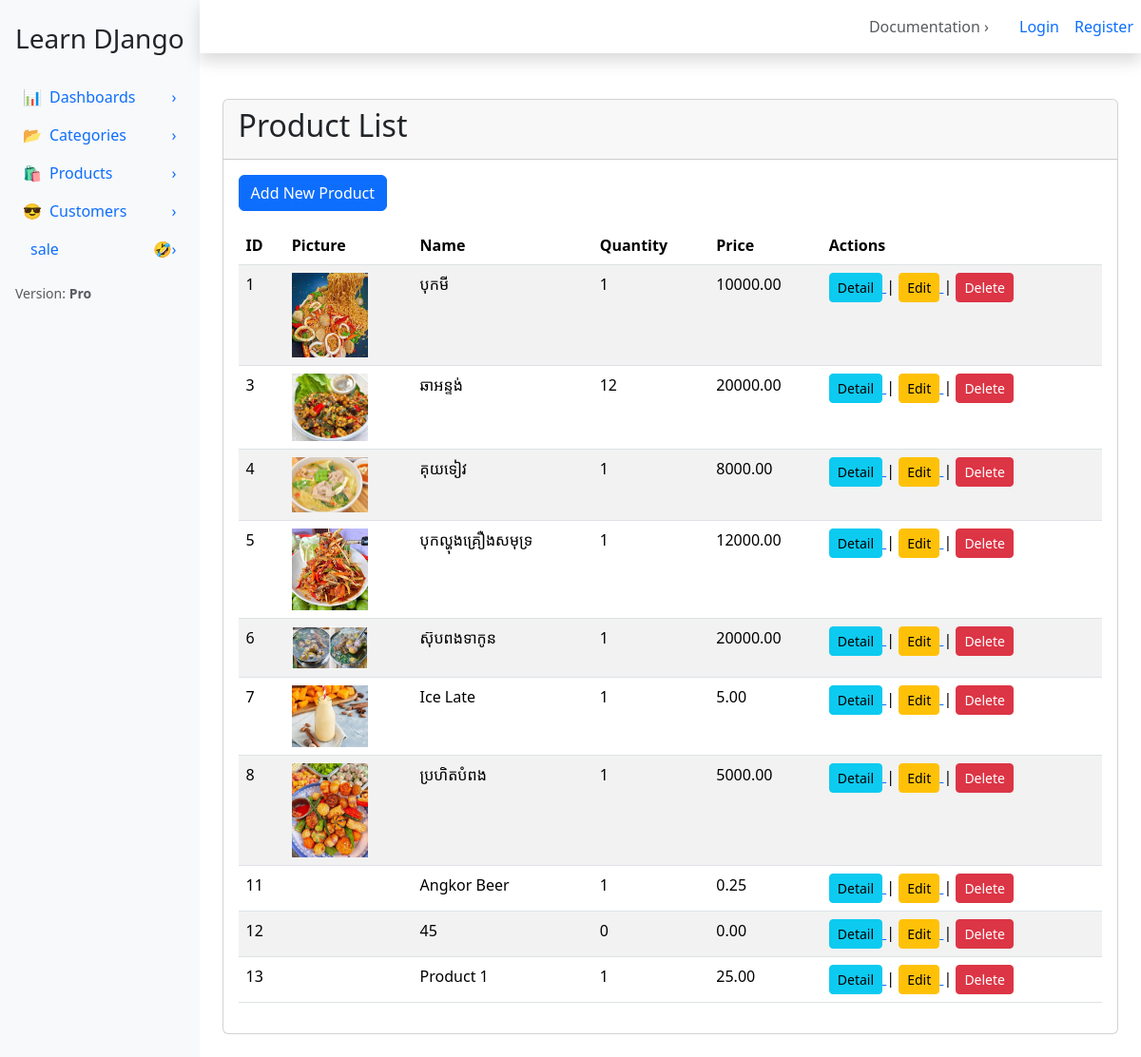
The app's page /product/ with its own data.
### apps/product/models.py (models this page shows, shortened)
class Product(models.Model):
    name = models.CharField(max_length=200)
    photo = models.ImageField(upload_to='products_photo/', blank=True, null=True)
    quantity = models.PositiveIntegerField(default=0)
    price = models.DecimalField(max_digits=10, decimal_places=2, default=0)
    category = models.ForeignKey(
        Category,
        on_delete=models.CASCADE,
        related_name='products',
        blank=True,
        null=True
    )

### apps/product/views.py (the view)
# urls.py: path('', ProductListView.as_view(), name='product_list'),
class ProductListView(ListView):
    model = Product
    template_name = 'product/list_product.html'
    context_object_name = 'products'

### apps/product/templates/product/list_product.html
{% extends 'base.html' %}
{% block content %}
<div class="card">
    <div class="card-header">
        <h2>Product List</h2>
    </div>
    <div class="card-body">
        <a href="{% url 'product:product_add' %}" class="btn btn-primary mb-3">
            Add New Product
        </a>
        <div class="table-responsive">
            <table class="table table-striped">
                <thead>
                    <tr>
                        <th>ID</th>
                        <th>Picture</th>
                        <th>Name</th>
                        <th>Quantity</th>
                        <th>Price</th>
                        <th>Actions</th>
                    </tr>
                </thead>
                <tbody>
                    {% for product in products %}
                        <tr>
                            <td>{{ product.id }}</td>
                            <td>
                                {% if product.photo %}
                                    <img src="{{ product.photo.url }}" width="80">
                                {% endif %}
                            </td>
                            <td>{{ product.name }}</td>
                            <td>{{ product.quantity }}</td>
                            <td>{{ product.price }}</td>
                            <td>
                                <a href="{% url 'product:product_detail' product.id %}">
                                    <button class="btn btn-sm btn-info">Detail</button>
                                </a> |
                                <a href="{% url 'product:product_edit' product.id %}">
                                    <button class="btn btn-sm btn-warning">Edit</button>
                                </a> |
                                <a href="{% url 'product:product_delete' product.id %}"><button class="btn btn-sm btn-danger">Delete</button></a>
                            </td>
                        </tr>
                    {% empty %}
                        <tr>
                            <td colspan="6" class="text-center">
                                No products found
                            </td>
                        </tr>
                    {% endfor %}
                </tbody>
            </table>
        </div>
    </div>
</div>
{% endblock %}

### records on screen
Product: id "1", photo (picture), name "បុកមី", quantity "1", price "10000.00"
Product: id "3", photo (picture), name "ឆាអន្ទង់", quantity "12", price "20000.00"
Product: id "4", photo (picture), name "គុយទៀវ", quantity "1", price "8000.00"
Product: id "5", photo (picture), name "បុកល្ហុងគ្រឿងសមុទ្រ", quantity "1", price "12000.00"
Product: id "6", photo (picture), name "ស៊ុបពងទាកូន", quantity "1", price "20000.00"
Product: id "7", photo (picture), name "Ice Late", quantity "1", price "5.00"
Product: id "8", photo (picture), name "ប្រហិតបំពង", quantity "1", price "5000.00"
Product: id "11", name "Angkor Beer", quantity "1", price "0.25"
Product: id "12", name "45", quantity "0", price "0.00"
Product: id "13", name "Product 1", quantity "1", price "25.00"
